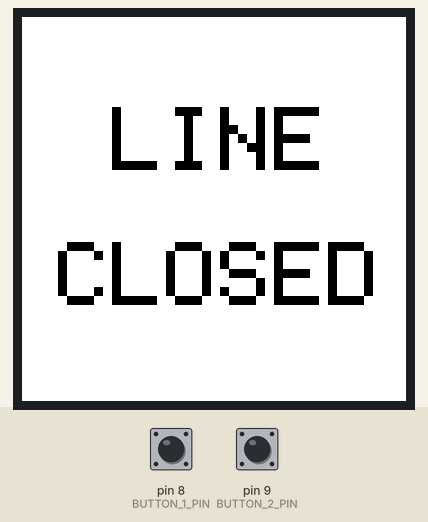
A sketch run on a simulated Arduino Uno, built with avr-gcc and run on an emulated ATmega328P. Parts: 128×128 colour display. Inputs (shaded band) come from the test bench; at power-on: pin 8 (BUTTON_1_PIN) HIGH, pin 9 (BUTTON_2_PIN) HIGH.

Above: at 1.2 s.
1.3 s: pin 8 (BUTTON_1_PIN) pulled LOW for 0.15 s
At 1.39 s:
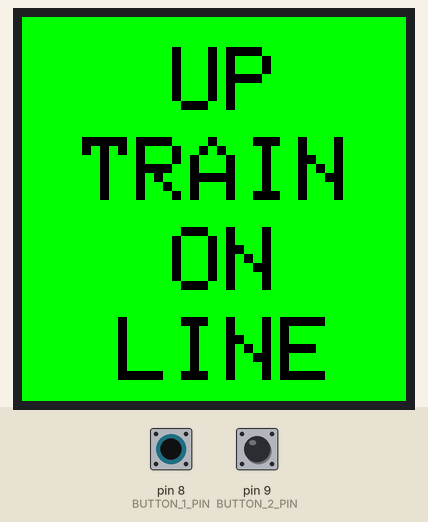
2.9 s: pin 9 (BUTTON_2_PIN) pulled LOW for 0.15 s
At 2.99 s:
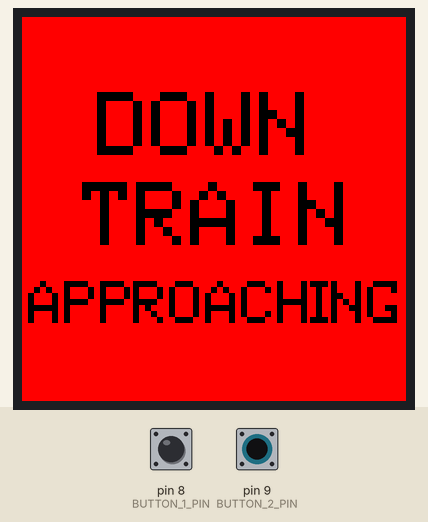
4.5 s: pin 9 (BUTTON_2_PIN) pulled LOW for 3.2 s
9.2 s: pin 8 (BUTTON_1_PIN) pulled LOW for 1 s
At 10.0 s:
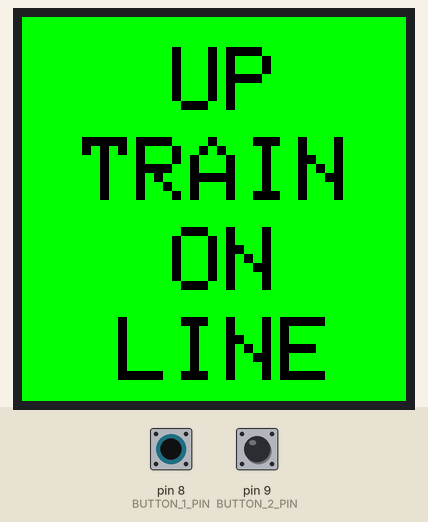
Timing chart, 0 to 12.2 s (numbered marks = the images above; inputs shaded):
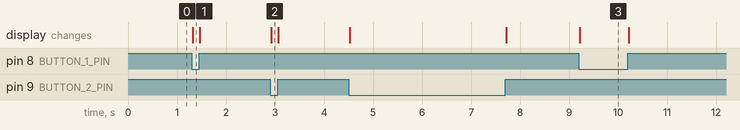

Measured:
- after the input at 1.3 s, the display: changes at once (image 1)
- after the input at 2.9 s, the display: changes at once (image 2)
- after the input at 9.2 s, the display: changes at once (image 3)

The sketch:

sketch_main.ino
```cpp
// Screen dimensions
#define SCREEN_WIDTH  128
#define SCREEN_HEIGHT 128

// Pins
// #define SCLK_PIN 2 // USE 13
// #define MOSI_PIN 3 // USE 11
#define DC_PIN   4
#define CS_PIN   5
#define RST_PIN  6

#define BUTTON_1_PIN 8
#define BUTTON_2_PIN 9

// Color definitions
#define	BLACK           0x0000
#define	RED             0xF800
#define	GREEN           0x07E0
#define WHITE           0xFFFF

// What can be displayed
#define LINE_CLOSED 1
#define UP_TRAIN_ON_LINE 2
#define DOWN_TRAIN_APPROACHING 3

#include <Adafruit_GFX.h>
#include <Adafruit_SSD1351.h>
#include <SPI.h>

bool button1Pressed = false;
bool button2Pressed = false;
uint16_t currentImageDisplayed = 0;

// Adafruit_SSD1351 tft = Adafruit_SSD1351(SCREEN_WIDTH, SCREEN_HEIGHT, CS_PIN, DC_PIN, MOSI_PIN, SCLK_PIN, RST_PIN); // Slower
Adafruit_SSD1351 tft = Adafruit_SSD1351(SCREEN_WIDTH, SCREEN_HEIGHT, &SPI, CS_PIN, DC_PIN, RST_PIN); // for UNO thats sclk = 13 and sid = 11

void setup() {
  pinMode(BUTTON_1_PIN, INPUT_PULLUP);
  pinMode(BUTTON_2_PIN, INPUT_PULLUP);
  Serial.begin(9600);
  tft.begin();
  tft.fillRect(0, 0, 128, 128, BLACK);
}

void loop() {
  updateButtonState();

  if (button1Pressed && !button2Pressed && currentImageDisplayed != UP_TRAIN_ON_LINE) {
    upTrainOnLine();
  } else if (!button1Pressed && button2Pressed && currentImageDisplayed != DOWN_TRAIN_APPROACHING) {
    downTrainApproaching();
  } else if (!button1Pressed && !button2Pressed && currentImageDisplayed != LINE_CLOSED) {
    lineClosed();
  }
}

void updateButtonState() {
  button1Pressed = digitalRead(BUTTON_1_PIN) == LOW;
  button2Pressed = digitalRead(BUTTON_2_PIN) == LOW;
}

void lineClosed() {
  currentImageDisplayed = LINE_CLOSED;
  tft.fillScreen(WHITE);
  drawtext("LINE", BLACK, 30, 30, 3);
  drawtext("CLOSED", BLACK, 12, 75, 3);
}

void upTrainOnLine() {
  currentImageDisplayed = UP_TRAIN_ON_LINE;
  tft.fillScreen(GREEN);
  drawtext("UP", BLACK, 50, 10, 3);
  drawtext("TRAIN", BLACK, 20, 40, 3);
  drawtext("ON", BLACK, 50, 70, 3);
  drawtext("LINE", BLACK, 32, 100, 3);
}

void downTrainApproaching() {
  currentImageDisplayed = DOWN_TRAIN_APPROACHING;
  tft.fillScreen(RED);
  drawtext("DOWN", BLACK, 25, 25, 3);
  drawtext("TRAIN", BLACK, 20, 55, 3);
  drawtext("APP", BLACK, 2, 88, 2); // APPROACHING is split up for fewer px between the letters
  drawtext("ROACH", BLACK, 37, 88, 2);
  drawtext("I", BLACK, 94, 88, 2);
  drawtext("NG", BLACK, 103, 88, 2);
}

void drawtext(char *text, uint16_t color, uint16_t startX, uint16_t endX, uint8_t size) {
  tft.setTextSize(size);
  tft.setCursor(startX, endX);
  tft.setTextColor(color);
  tft.print(text);
}
```
